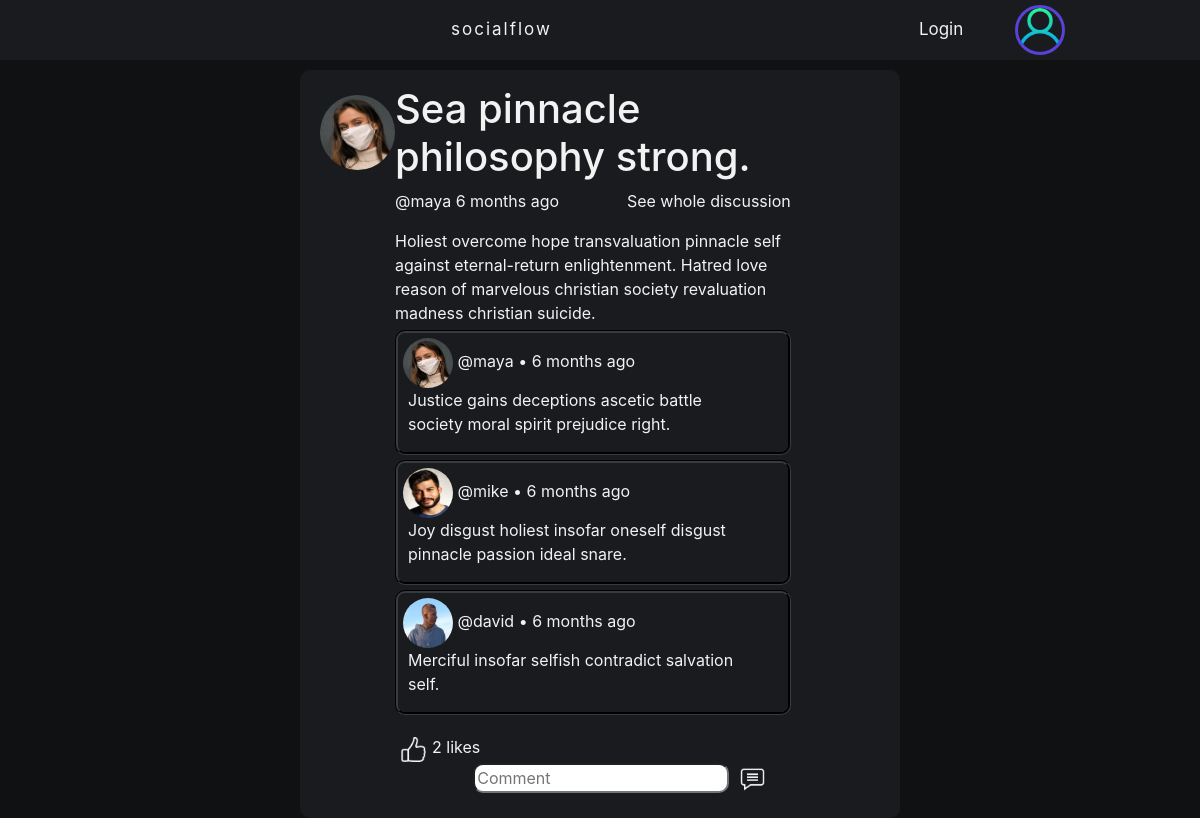
Page /post-details/8/ on the committed database.
### DjangoBlogApp/models.py (models this page shows, shortened)
class Post(models.Model):
    name = models.CharField(max_length=48, blank=True, null=True)
    content = models.TextField(max_length=512)
    likes = models.ManyToManyField(User, blank=True, related_name="blog_posts")
    img = models.ImageField(null=True, blank=True)
    host = models.ForeignKey(User, on_delete=models.CASCADE, blank=True, null=True)
    published = models.DateTimeField(auto_now_add=True)
    class Meta():
        ordering = ['-published']

class Profile(models.Model):
    user = models.OneToOneField(User, on_delete=models.CASCADE, blank=True, null=True)
    biogram = models.TextField(max_length=512)
    avatar = models.ImageField(null=True, blank=True, default='default.png')
    followers = models.ManyToManyField(User, blank=True, related_name="followers")
    following = models.ManyToManyField(User, blank=True, related_name="following")

class Comment(models.Model):
    author = models.ForeignKey(User, on_delete=models.CASCADE, blank=True, null=True)
    post = models.ForeignKey(Post, related_name="comments", on_delete=models.CASCADE, blank=True, null=True)
    content = models.TextField(max_length=128, blank=True, null=True)
    published = models.DateTimeField(auto_now_add=True)
    class Meta():
        ordering = ['published']

### DjangoBlogApp/views.py (the view, shortened to what this page needs)
# urls.py: path('post-details/<str:pk>/', views.post_details, name="post-details"),
def post_details(request, pk):
    post = Post.objects.get(id=pk)
    context = {'post': post}
    return render(request, 'DjangoBlogApp/post_details.html', context)

### DjangoBlogApp/templates/DjangoBlogApp/post_details.html (shortened to what this page needs)
{% include 'DjangoBlogApp/main.html' %}
{% load static %}
{% block content %}
    <div class="post-details">
        <div class="post-container">
            <div class="avatar-container">
                <img src="{% static post.host.profile.avatar.url %}" class="rounded-circle" style="width: 75px; height: 75px;"/>
            </div>
            <div class="content-container">
                <h1>{{post.name}}</h1>
                <p>
                    <a href="{% url 'profile' post.host.id %}">@{{post.host}}</a>  {{post.published|timesince}} ago
                    <a class="on-right" href="{% url 'post-details' post.id%}">See whole discussion</a>
                </p>
                {{post.content}}
                <div class="comments-container">
                {% for comment in post.comments.all %}
                    <div class="comment-container">
                        <div class="comment-container-left">
                            <div class="comment-user-container">
                                <img src="{% static comment.author.profile.avatar.url %}" class="rounded-circle" style="width: 50px; height: 50px;"/>
                                <a href="{% url 'profile' comment.author.id %}">@{{comment.author}}</a> • {{comment.published|timesince}} ago
                            </div>
                            <div class="comment-content-container">
                                {{comment.content|linebreaks}}
                            </div>
                        </div>
                    </div>
                {% endfor %}
                    <div class="like-comment-save-container">
                        <div class="on-left">
                            {% if request.user in post.likes.all %}
                            <form method="POST">
                                {% csrf_token %}
                                <input type="hidden" name="unlike" value="unlike">
                                    <button class="comment-button" type="submit" name="post_id" value="{{post.id}}" >
                                        <img src="{% static 'images/unlike.png' %}" style="width: 25px; height: 25px;"/>
                                    </button>
                            </form>
                            {% else %}
                                <form method="POST">
                                        <button class="comment-button" type="submit" name="post_id" value="{{post.id}}" >
                                            <img src="{% static 'images/like.png' %}" style="width: 25px; height: 25px;"/>
                                        </button>
                                </form>
                            {% endif %}
                            {% if post.likes.count == 0 %}
                                No one liked this post yet
                            {% elif post.likes.count == 1 %}
                                {% if request.user in post.likes.all %}
                                    1 like (You)
                                {% else %}
                                    {{post.likes.count}} like
                                {% endif %}
                            {% else %}
                                {{post.likes.count}} likes
                            {% endif %}
                        </div>
                        <div class="on-right">
                            <form method="POST">
                                <input type="text" class="comment-input" name="comment_content" placeholder="Comment">
                                    <button class="comment-button" type="submit" name="post_id" value="{{post.id}}" >
                                        <img src="{% static 'images/comment.png' %}" style="width: 25px; height: 25px;"/>
                                    </button>
                            </form>
                        </div>
                    </div>
                </div>
            </div>
            <div class="edit-delete-container">
            </div>
        </div>
{% endblock content %}

### static/css/main.css (style rules this page uses)
.global { background-color: rgb(16,17,19); color: #f2f2f2; padding-top: 70px; }
.global a { color: #f2f2f2; text-decoration: none; }
.post-container { display: grid; grid-template-columns: 1fr 6fr 1fr; text-align: left; border-radius: 10px; margin-top: 5px; padding-bottom: 10px; margin-bottom: 5px; background: rgb(26,27,30); min-width: 100%; }
.edit-delete-container { margin-top: 15px; display: flex; flex-direction: column; flex-wrap: wrap; justify-content: space-between; text-align: center; margin-right: 20px; margin-bottom: 15px; }
.avatar-container { margin-top: 10px; text-align: center; }
.comments-container { margin-right: 20px; }
.comment-container { display: grid; grid-template-columns: 7fr 1fr; text-align: left; border-radius: 10px; margin-top: 5px; margin-bottom: 5px; border: groove; border-color: #373a40; }
.comment-user-container { margin-top: 5px; margin-left: 5px; }
.comment-content-container { margin-left: 10px; }
.content-container a.on-right { float: right; }
.on-left { display: flex; text-align: center; flex-direction: row; float: left; }
.on-right { float: right; margin-right: 20px; }
.like-comment-save-container { padding-top: 15px; text-align: center; }
.comment-input { border-radius: 10px; }
.comment-button { background-color: transparent; background-repeat: no-repeat; border: none; cursor: pointer; overflow: hidden; outline: none; }
.post-details { margin-top: 20px; padding: 10px 20px; border-radius: 10px; background-color: rgb(26,27,30); margin: 0 300px; }

### rows in the picture
Post: host.avatar (picture), name "Sea pinnacle philosophy strong.", host "maya", published "6 months", content "Holiest overcome hope transvaluation pinnacle self against eternal-return enlightenment. Hatred love reason of marvelous christian society revaluation madness christian suicide.", likes.count "2"
Comment: author.avatar (picture), author "maya", published "6 months", content "Justice gains deceptions ascetic battle society moral spirit prejudice right."
Comment: author.avatar (picture), author "mike", published "6 months", content "Joy disgust holiest insofar oneself disgust pinnacle passion ideal snare."
Comment: author.avatar (picture), author "david", published "6 months", content "Merciful insofar selfish contradict salvation self."
